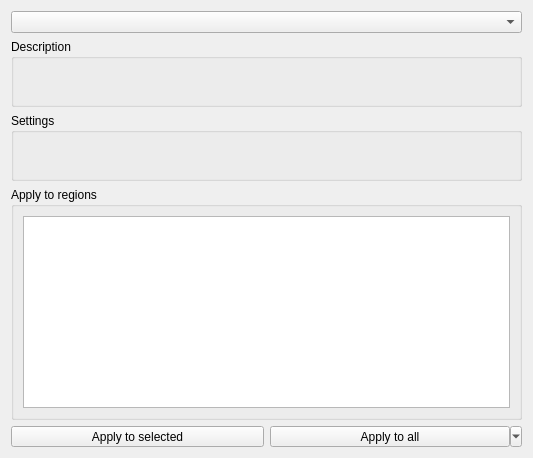
<?xml version="1.0" encoding="UTF-8"?>
<ui version="4.0">
 <class>Computations</class>
 <widget class="QWidget" name="Computations">
  <property name="geometry">
   <rect>
    <x>0</x>
    <y>0</y>
    <width>533</width>
    <height>458</height>
   </rect>
  </property>
  <property name="sizePolicy">
   <sizepolicy hsizetype="Minimum" vsizetype="Fixed">
    <horstretch>0</horstretch>
    <verstretch>0</verstretch>
   </sizepolicy>
  </property>
  <property name="windowTitle">
   <string>Form</string>
  </property>
  <layout class="QVBoxLayout" name="verticalLayout">
   <item>
    <widget class="QComboBox" name="cmbRegComps">
     <property name="sizePolicy">
      <sizepolicy hsizetype="Preferred" vsizetype="Fixed">
       <horstretch>0</horstretch>
       <verstretch>0</verstretch>
      </sizepolicy>
     </property>
    </widget>
   </item>
   <item>
    <widget class="QGroupBox" name="grpRegDesc">
     <property name="sizePolicy">
      <sizepolicy hsizetype="Minimum" vsizetype="Minimum">
       <horstretch>0</horstretch>
       <verstretch>0</verstretch>
      </sizepolicy>
     </property>
     <property name="title">
      <string>Description</string>
     </property>
     <layout class="QHBoxLayout" name="horizontalLayout_3">
      <item>
       <widget class="QLabel" name="lblRegDesc">
        <property name="sizePolicy">
         <sizepolicy hsizetype="Minimum" vsizetype="Minimum">
          <horstretch>0</horstretch>
          <verstretch>0</verstretch>
         </sizepolicy>
        </property>
        <property name="text">
         <string/>
        </property>
        <property name="wordWrap">
         <bool>true</bool>
        </property>
       </widget>
      </item>
     </layout>
    </widget>
   </item>
   <item>
    <widget class="QGroupBox" name="grpRegionSettings">
     <property name="sizePolicy">
      <sizepolicy hsizetype="Minimum" vsizetype="Minimum">
       <horstretch>0</horstretch>
       <verstretch>0</verstretch>
      </sizepolicy>
     </property>
     <property name="title">
      <string>Settings</string>
     </property>
    </widget>
   </item>
   <item>
    <widget class="QGroupBox" name="grpRegRestrict">
     <property name="sizePolicy">
      <sizepolicy hsizetype="Minimum" vsizetype="Minimum">
       <horstretch>0</horstretch>
       <verstretch>0</verstretch>
      </sizepolicy>
     </property>
     <property name="title">
      <string>Apply to regions</string>
     </property>
     <layout class="QVBoxLayout" name="verticalLayout_4">
      <item>
       <widget class="QListView" name="regRestrictView">
        <property name="sizePolicy">
         <sizepolicy hsizetype="Minimum" vsizetype="Minimum">
          <horstretch>0</horstretch>
          <verstretch>0</verstretch>
         </sizepolicy>
        </property>
        <property name="selectionMode">
         <enum>QAbstractItemView::MultiSelection</enum>
        </property>
        <property name="selectionBehavior">
         <enum>QAbstractItemView::SelectRows</enum>
        </property>
       </widget>
      </item>
     </layout>
    </widget>
   </item>
   <item>
    <layout class="QHBoxLayout" name="horizontalLayout_2">
     <item>
      <widget class="QToolButton" name="btnRegApply">
       <property name="sizePolicy">
        <sizepolicy hsizetype="Minimum" vsizetype="Fixed">
         <horstretch>0</horstretch>
         <verstretch>0</verstretch>
        </sizepolicy>
       </property>
       <property name="text">
        <string>Apply to selected</string>
       </property>
      </widget>
     </item>
     <item>
      <widget class="QToolButton" name="btnRegApplyAll">
       <property name="sizePolicy">
        <sizepolicy hsizetype="Minimum" vsizetype="Fixed">
         <horstretch>0</horstretch>
         <verstretch>0</verstretch>
        </sizepolicy>
       </property>
       <property name="text">
        <string>Apply to all</string>
       </property>
       <property name="popupMode">
        <enum>QToolButton::MenuButtonPopup</enum>
       </property>
       <property name="toolButtonStyle">
        <enum>Qt::ToolButtonTextBesideIcon</enum>
       </property>
      </widget>
     </item>
    </layout>
   </item>
  </layout>
 </widget>
 <resources/>
 <connections/>
</ui>
